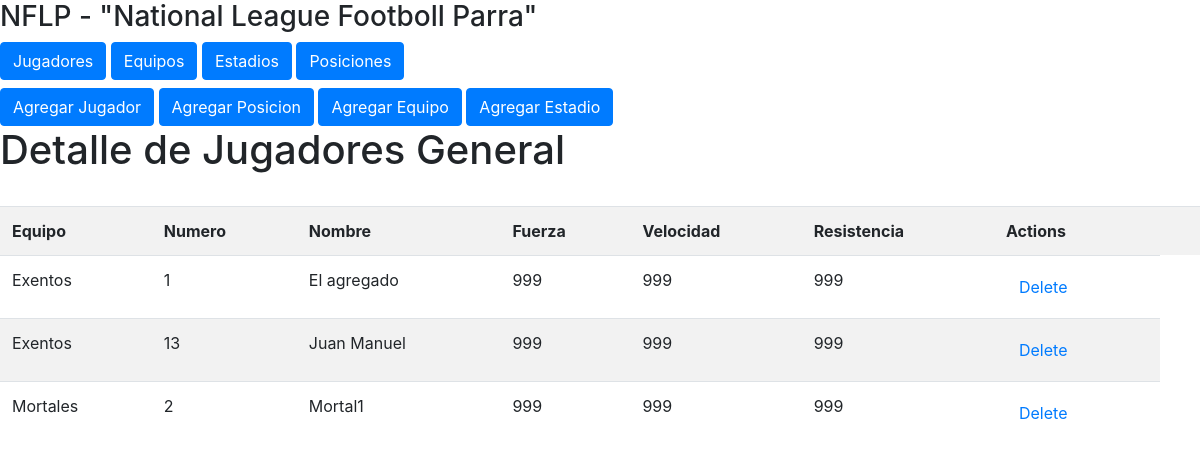
The app's page /detalleJu/ with its own data.
### NFLP/models.py (models this page shows, shortened)
class Jugador(models.Model):
	equipo = models.CharField(max_length=60)
	numero = models.CharField(max_length=60)
	nombre = models.CharField(max_length=60)
	posicion = models.CharField(max_length=60)
	fuerza = models.IntegerField()
	velocidad = models.IntegerField()
	resistencia = models.IntegerField()

### NFLP/views.py (the view)
# urls.py: path('detalleJu/', views.detalleJu, name="detalleJu"),
def detalleJu(request):
	querysetJu = Jugador.objects.all()
	context = {
		"objects": querysetJu
	}
	return render(request, "NFLP/detalleJu.html", context)

### Templates/NFLP/detalleJu.html (shortened to what this page needs)
{% extends "base.html" %}
{% block content %}
<h1>Detalle de Jugadores General</h1>
<br>
	<table class= "table table-striped">
		<th>Equipo</th>
		<th>Numero</th>
		<th>Nombre</th>
		<th>Fuerza</th>
		<th>Velocidad</th>
		<th>Resistencia</th>
		<th>Actions</th>
		<th> </th>
		{% for jugador in objects %}
			<tr>
				<td>{{ jugador.equipo }}</td>
				<td>{{ jugador.numero }}</td>
				<td>{{ jugador.nombre }}</td>
				<td>{{ jugador.fuerza }}</td>
				<td>{{ jugador.velocidad }}</td>
				<td>{{ jugador.resistencia }}</td>
				<td><a href="#" class="btn btn-link">Delete</a></td>
			</tr>
		{% endfor %}
	</table>
{% endblock %}

### records on screen
Jugador: equipo "Exentos", numero "1", nombre "El agregado", fuerza "999", velocidad "999", resistencia "999"
Jugador: equipo "Exentos", numero "13", nombre "Juan Manuel", fuerza "999", velocidad "999", resistencia "999"
Jugador: equipo "Mortales", numero "2", nombre "Mortal1", fuerza "999", velocidad "999", resistencia "999"
